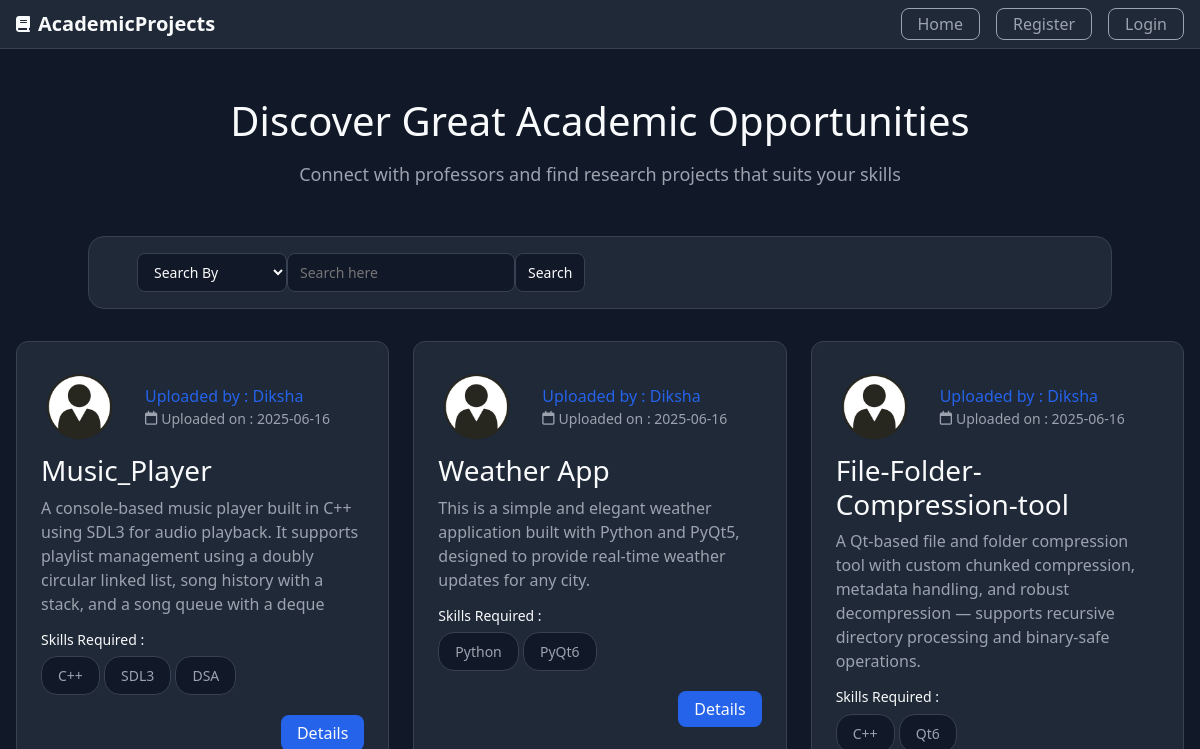
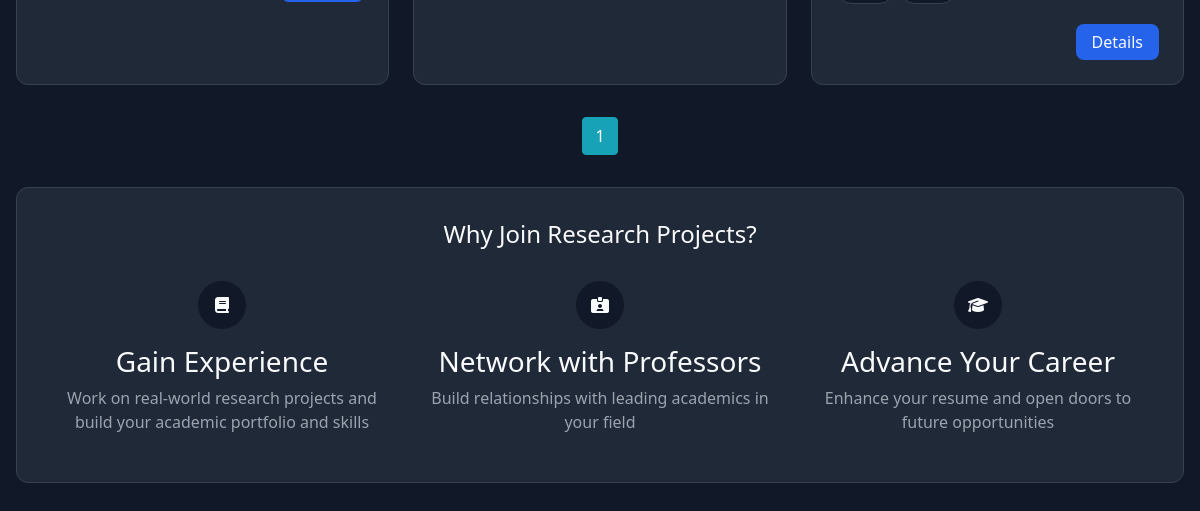
Page /home on the earlier database version (2 pictures, top to bottom).
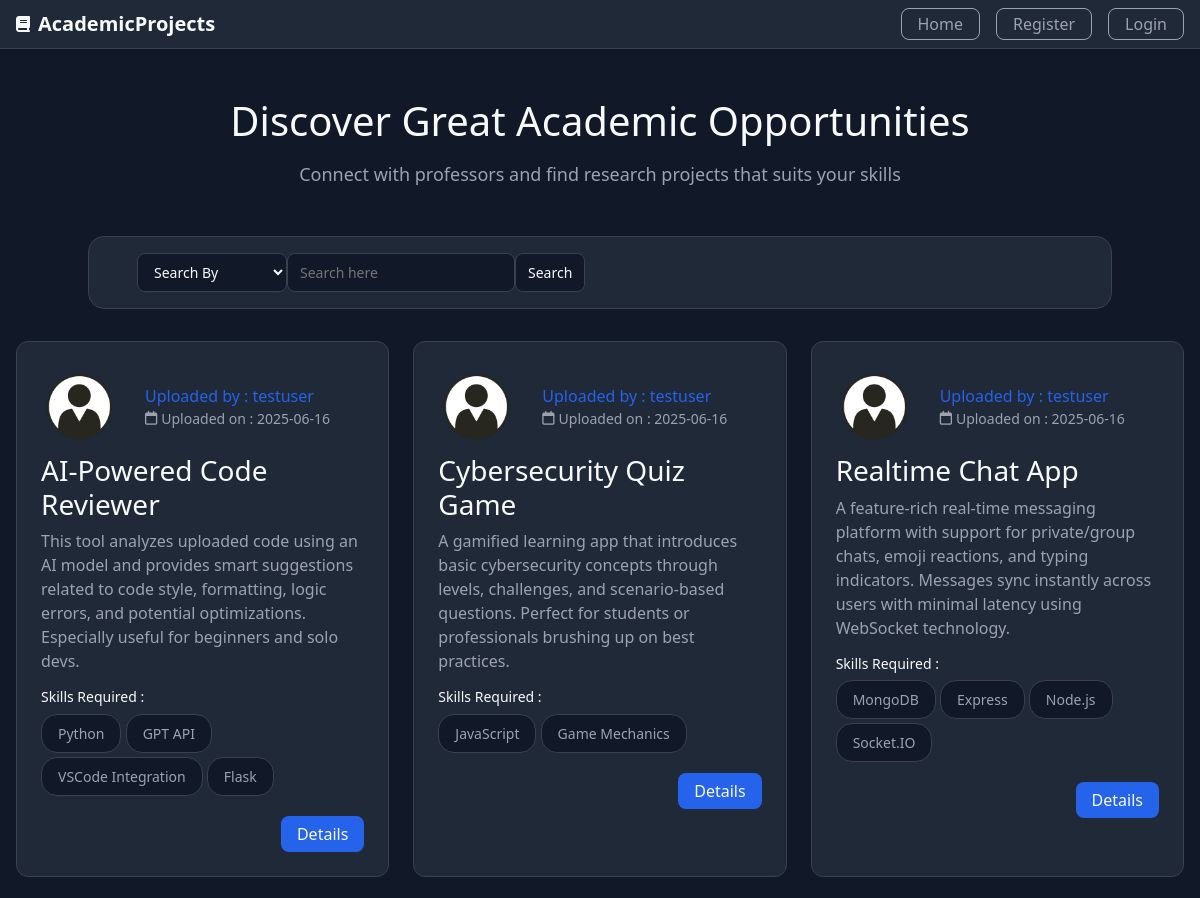
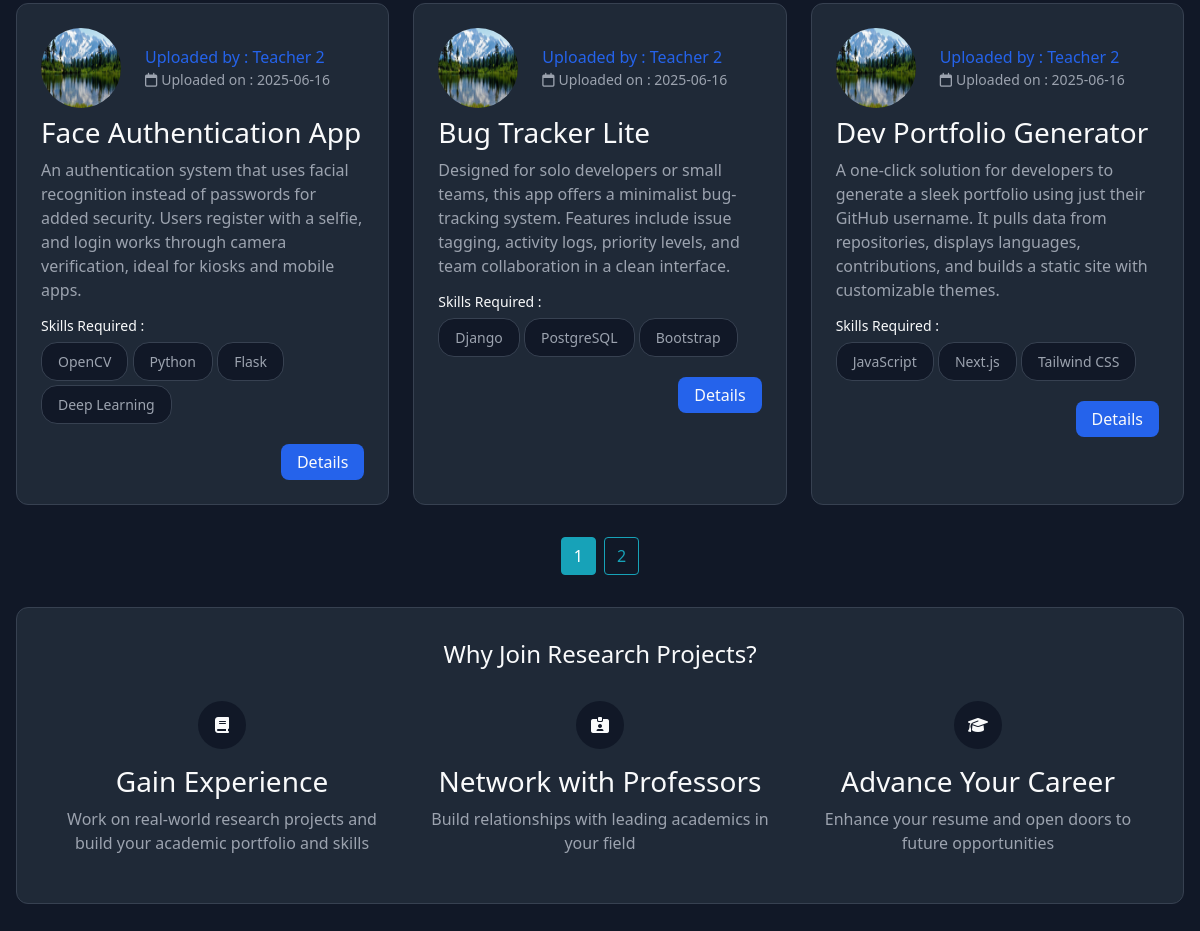
Same page on the later database version (2 pictures, top to bottom).
### Project/models.py (models this page shows, shortened)
class Project(db.Model):
    id=db.Column(db.Integer,primary_key=True)
    title=db.Column(db.String(100),nullable=False)
    description=db.Column(db.Text,nullable=False)
    skills=db.Column(db.Text,nullable=False)
    descriptive_pdf=db.Column(db.String(80),nullable=False,default='No pdf')
    user_count=db.Column(db.Integer,nullable=False,default=0)
    created_at=db.Column(db.DateTime,nullable=False,default=datetime.utcnow)
    created_by=db.Column(db.Integer,db.ForeignKey('user.id'))
    submission=db.relationship('Submission',backref='project',lazy=True,cascade="all,delete")
    evaluation=db.relationship('Evaluation',backref='project',lazy=True,cascade="all,delete")
    project_taken_by=db.relationship('Project_Taken',backref='project',lazy=True,cascade="all,delete")

class User(db.Model,UserMixin):
    id=db.Column(db.Integer,primary_key=True)
    username=db.Column(db.String(30),unique=True,nullable=False)
    email=db.Column(db.String(30),unique=True,nullable=False)
    password=db.Column(db.String(80),unique=False,nullable=False)
    total_projects=db.Column(db.Integer,nullable=False,default=0)
    total_projects_taken=db.Column(db.Integer,nullable=False,default=0)
    total_projects_submitted=db.Column(db.Integer,nullable=False,default=0)
    total_projects_evaluated=db.Column(db.Integer,nullable=False,default=0)
    profile_picture=db.Column(db.String(80),nullable=False,default="default.png")
    role=db.Column(db.String(80),nullable=False)
    project=db.relationship("Project",backref="user",lazy=True,cascade="all,delete")
    submission=db.relationship("Submission",backref="user",lazy=True,cascade="all,delete")
    evaluation=db.relationship("Evaluation",backref="user",lazy=True,cascade="all,delete")
    project_taken=db.relationship("Project_Taken",backref="user",lazy=True,cascade="all,delete")

### Project/routes.py (the view)
@app.route("/")
@app.route("/home")
def home():
    page=request.args.get('page',1,type=int)
    form=search_projects()
    projects=Project.query.order_by(Project.created_at.desc()).paginate(page=page,max_per_page=6)
    return render_template("home.html",projects=projects,page=page,form=form)

### Project/forms.py
class search_projects(FlaskForm):
    category=FieldList(SelectField("Search By",choices=[
        ('teacher_name','Teacher name'),
        ('project_name','Project name'),
        ('skills','Skill')
    ],validators=[DataRequired()]),min_entries=1)
    search=StringField("Search here",validators=[DataRequired()])
    submit=SubmitField("Search")

### Project/templates/home.html (shortened to what this page needs)
{% extends "layout.html" %}
{% block content %}
  <main class="container">
    <section class="top-section">
      <h1>Discover Great Academic Opportunities</h1>
      <p>Connect with professors and find research projects that suits your skills</p>
    </section>
    <section class="search">
      <div class="search-container">
        <form action="" method="POST">
          <div class="search-here">
            <div class="search-category">
              {% for i in form.category %}
                <select name="{{ i.name }}" id="{{ i.id }}">
                  <option value="" disabled selected>{{ i.label.text }}</option>
                </select>
              {% endfor %}
            </div>
            <div class="search-box">
              {{form.search(placeholder=form.search.label.text,class="search-input")}}
            </div>
            <div class="search-btn">
              {{form.submit}}
            </div>
          </div>
        </form>
      </div>
    </section>
    <section>
      <div class="projects-grid">
        {% for project in projects %}
        <article class="project-card">
          <div class="project-content">
            <div class="project-user-profile">
              <img class="rounded-circle account-img project-image" src="{{url_for('static',filename='/profile_pics/'+project.user.profile_picture)}}">
              <div class="project-profile">
                <span class="uploader">Uploaded by : {{project.user.username}}</span>
                <span class="upload-date">
                  <i class="fa-regular fa-calendar"></i>
                  Uploaded on :
                  {{project.created_at.strftime("%Y-%m-%d")}}
                </span>
              </div>
            </div>
            <h3>{{project.title}}</h3>
            <p>{{project.description}}</p>
            <div class="skills">
              <h4>Skills Required : </h4>
              <ul>
                {% for i in project.skills.split(',') %}
                  <li>{{i.strip()}}</li>
                {% endfor %}
              </ul>
            </div>
              <div class="project-footer">
                <a class="button button-diff" href="{{url_for('project_details',project_id=project.id)}}">Details</a>
              </div>
          </div>
        </article>
        {% endfor %}
      </div>
    </section>
    <div class="paginate">
      {% for i in projects.iter_pages(left_edge=1, right_edge=1,left_current=1,right_current=1) %}
        {% if i %}
          {% if i==page %}
            <a class="btn btn-info" href="{{url_for('home',page=i)}}">{{i}}</a>
          {% else %}
            <a class="btn btn-outline-info" href="{{url_for('home',page=i)}}">{{i}}</a>
          {% endif %}
        {% else %}
          <p>...</p>
        {% endif %}
      {% endfor %}
    </div>
    <section class="benefits">
      <h2>Why Join Research Projects?</h2>
      <div class="benefits-grid">
        <div class="benefit-card">
          <div class="benefit-icon">
            <i class="fa-solid fa-book"></i>
          </div>
          <h3>Gain Experience</h3>
          <p>Work on real-world research projects and build your academic portfolio and skills</p>
        </div>
        <div class="benefit-card">
          <div class="benefit-icon">
            <i class="fa-solid fa-id-card-clip"></i>
          </div>
          <h3>Network with Professors</h3>
          <p>Build relationships with leading academics in your field</p>
        </div>
        <div class="benefit-card">
          <div class="benefit-icon">
            <i class="fa-solid fa-graduation-cap"></i>
          </div>
          <h3>Advance Your Career</h3>
          <p>Enhance your resume and open doors to future opportunities</p>
        </div>
      </div>
    </section>
  </main>
{% endblock content %}

### Project/templates/layout.html (shortened to what this page needs)
<!DOCTYPE html>
<html lang="en">
<head>
    <link rel="stylesheet" href="https://cdn.jsdelivr.net/npm/bootstrap@4.4.1/dist/css/bootstrap.min.css">
    <link rel="stylesheet" href="{{url_for('static',filename='styles.css')}}">
    <link rel="stylesheet" href="https://cdnjs.cloudflare.com/ajax/libs/font-awesome/6.6.0/css/all.min.css">
</head>
<body>
    <header>
    <div class="container">
        <div class="header-content">
        <div class="logo">
            <i class="fa-solid fa-book"></i>
            <span>AcademicProjects</span>
        </div>
        <nav>
            <a class="button" href="{{url_for('home')}}">Home</a>
            {% if current_user.is_authenticated %}
                <a class="button" href="{{url_for('profile')}}">Profile</a>
                <a class="button" href="{{url_for('logout')}}">Logout</a>
            {% else %}
                <a class="button" href="{{url_for('register')}}">Register</a>
                <a class="button" href="{{url_for('login')}}">Login</a>
            {% endif %}
        </nav>
        </div>
    </div>
    </header>
    {% block content %}
    {% endblock %}
</body>
</html>

### Project/static/styles.css (style rules this page uses)
:root { --color-bg: #111827; --color-bg-secondary: #1f2937; --color-text: #f9fafb; --color-text-secondary: #9ca3af; --color-border: #374151; --color-primary: #2563eb; --color-primary-hover: #1d4ed8; --color-success: #065f46; --color-success-text: #a7f3d0; }
* { margin: 0; padding: 0; box-sizing: border-box; }
body { font-family: system-ui, -apple-system, sans-serif; background-color: var(--color-bg); color: var(--color-text); line-height: 1.5; }
.container { max-width: 1280px; margin: 0 auto; padding: 0 1rem; }
header { background-color: var(--color-bg-secondary); border-bottom: 1px solid var(--color-border); }
.header-content { display: flex; justify-content: space-between; align-items: center; height: 3rem; }
.logo { display: flex; align-items: center; gap: 0.5rem; color: var(--color-text); }
.logo span { font-weight: bold; font-size: 1.25rem; }
nav { display: flex; gap: 1rem; }
.button { color: var(--color-text-secondary); text-decoration: none; display: flex; justify-content: center; align-items: center; height: 2rem; padding: 0.125rem 1rem; border-radius: 0.5rem; border: solid 0.1rem; border-color: var(--color-text-secondary); transition: all 0.2s; }
.button-diff { color: var(--color-text); border: 0; height:2.25rem; margin-left: 0.5rem; background-color: var(--color-primary); }
.top-section { text-align: center; max-width: 48rem; margin: 3rem auto; }
.top-section h1 { font-size: 2.5rem; margin-bottom: 1rem; }
.top-section p { color: var(--color-text-secondary); font-size: 1.125rem; }
.search { margin-bottom: 2rem; }
.search-container { max-width: 64rem; margin: 0 auto; background-color: var(--color-bg-secondary); padding: 1rem 3rem 1rem 3rem; border-radius: 1rem; border: 1px solid var(--color-border); display: flex; gap: 1rem; flex-wrap: wrap; }
.search-here { display: flex; }
.search-input { width: 100%; background-color: var(--color-bg); border: 1px solid var(--color-border); color: var(--color-text); }
select { padding: 0.5rem 0.75rem; background-color: var(--color-bg); border: 1px solid var(--color-border); border-radius: 0.5rem; color: var(--color-text); min-width: 150px; }
.projects-grid { display: grid; grid-template-columns: repeat(auto-fill, minmax(300px, 1fr)); gap: 1.5rem; margin-bottom: 2rem; }
.project-card { background-color: var(--color-bg-secondary); border-radius: 0.75rem; overflow: hidden; border: 1px solid var(--color-border); transition: transform 0.2s, box-shadow 0.2s; }
.project-image { height: 5rem; width: 5rem; }
.project-profile { display: flex; flex-direction: column; margin-left: 1.5rem; }
.project-content { padding: 1.5rem; }
.project-user-profile { display: flex; align-items: center; margin-bottom: 0.5rem; }
.uploader { color: var(--color-primary); font-weight: 500; }
.upload-date { color: var(--color-text-secondary); font-size: 0.875rem; display: flex; align-items: center; gap: 0.25rem; }
.project-card p { color: var(--color-text-secondary); margin-bottom: 1rem; }
.skills h4 { color: var(--color-text); margin-bottom: 0.5rem; font-size: 0.875rem; }
.skills ul { list-style: none; margin-bottom: 1rem; }
.skills li { color: var(--color-text-secondary); font-size: 0.875rem; margin-bottom: 0.25rem; background-color: var(--color-bg); display: inline-block; padding: 0.5rem 1rem 0.5rem 1rem; border: solid 1px var(--color-border); border-radius: 1rem; }
.project-footer { display: flex; justify-content: end; }
.benefits { background-color: var(--color-bg-secondary); padding: 2rem; border-radius: 0.75rem; border: 1px solid var(--color-border); margin-bottom: 4rem; }
.benefits h2 { text-align: center; margin-bottom: 2rem; font-size: 1.5rem; }
.benefits-grid { display: grid; grid-template-columns: repeat(auto-fit, minmax(250px, 1fr)); gap: 2rem; }
.benefit-card { text-align: center; }
.benefit-icon { background-color: var(--color-bg); width: 3rem; height: 3rem; border-radius: 50%; display: flex; align-items: center; justify-content: center; margin: 0 auto 1rem; }
.benefit-card h3 { margin-bottom: 0.5rem; color: var(--color-text); }
.benefit-card p { color: var(--color-text-secondary); }
input, select, textarea { width: 100%; padding: 0.5rem 0.75rem; background-color: var(--color-bg); border: 1px solid var(--color-border); border-radius: 0.5rem; color: var(--color-text); font-size: 0.875rem; }
.paginate { display: flex; align-items: center; justify-content: center; margin-bottom: 2rem; }
.paginate a { margin-left: 0.25rem; margin-right: 0.25rem; }

Differences in the rows shown:
no longer on this page (row edited): Project: profile_picture (placeholder picture), user.username "Diksha", created_at "2025-06-16", title "Music_Player", description "A console-based music player built in C++ using SDL3 for audio playback. It supports playlist management using a doubly circular linked list, song history with a stack, and a song queue with a deque", strip "C++" "SDL3" "DSA"
no longer on this page (row edited): Project: profile_picture (placeholder picture), user.username "Diksha", created_at "2025-06-16", title "Weather App", description "This is a simple and elegant weather application built with Python and PyQt5, designed to provide real-time weather updates for any city.", strip "Python" "PyQt6"
no longer on this page (row edited): Project: profile_picture (placeholder picture), user.username "Diksha", created_at "2025-06-16", title "File-Folder-Compression-tool", description "A Qt-based file and folder compression tool with custom chunked compression, metadata handling, and robust decompression — supports recursive directory processing and binary-safe operations.", strip "C++" "Qt6"
added Project: profile_picture (placeholder picture), user.username "testuser", created_at "2025-06-16", title "AI-Powered Code Reviewer", description "This tool analyzes uploaded code using an AI model and provides smart suggestions related to code style, formatting, logic errors, and potential optimizations. Especially useful for beginners and solo devs.", strip "Python" "GPT API" "VSCode Integration" "Flask"
added Project: profile_picture (placeholder picture), user.username "testuser", created_at "2025-06-16", title "Cybersecurity Quiz Game", description "A gamified learning app that introduces basic cybersecurity concepts through levels, challenges, and scenario-based questions. Perfect for students or professionals brushing up on best practices.", strip "JavaScript" "Game Mechanics"
added Project: profile_picture (placeholder picture), user.username "testuser", created_at "2025-06-16", title "Realtime Chat App", description "A feature-rich real-time messaging platform with support for private/group chats, emoji reactions, and typing indicators. Messages sync instantly across users with minimal latency using WebSocket technology.", strip "MongoDB" "Express" "Node.js" "Socket.IO"
added Project: profile_picture (picture), user.username "Teacher 2", created_at "2025-06-16", title "Face Authentication App", description "An authentication system that uses facial recognition instead of passwords for added security. Users register with a selfie, and login works through camera verification, ideal for kiosks and mobile apps.", strip "OpenCV" "Python" "Flask" "Deep Learning"
added Project: profile_picture (picture), user.username "Teacher 2", created_at "2025-06-16", title "Bug Tracker Lite", description "Designed for solo developers or small teams, this app offers a minimalist bug-tracking system. Features include issue tagging, activity logs, priority levels, and team collaboration in a clean interface.", strip "Django" "PostgreSQL" "Bootstrap"
added Project: profile_picture (picture), user.username "Teacher 2", created_at "2025-06-16", title "Dev Portfolio Generator", description "A one-click solution for developers to generate a sleek portfolio using just their GitHub username. It pulls data from repositories, displays languages, contributions, and builds a static site with customizable themes.", strip "JavaScript" "Next.js" "Tailwind CSS"
Other differences:
new list line: "2"
